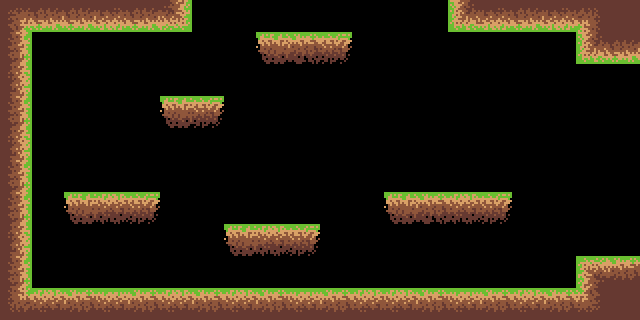

Tiled map render using the project's own tile images. Description and the whole map definition, tile-layer contents included, below:
An orthogonal 20x10 tile map with 32x32 px tiles, 1 tile layer (Tile Layer 1) and 11 objects.

<map version="1.0" orientation="orthogonal" renderorder="right-up" width="20" height="10" tilewidth="32" tileheight="32" nextobjectid="12">
 <tileset firstgid="1" name="ground" tilewidth="32" tileheight="32" tilecount="70" columns="10">
  <image source="../../Tilemaps/ground_sprites.png" width="320" height="224" />
 </tileset>
 <layer name="Tile Layer 1" width="20" height="10">
  <data encoding="csv">
2,3,3,4,5,12,0,0,0,0,0,0,0,0,19,6,7,8,20,70,
21,0,0,0,0,0,0,0,33,34,38,0,0,0,0,0,0,0,19,5,
31,0,0,0,0,0,0,0,0,0,0,0,0,0,0,0,0,0,0,0,
21,0,0,0,0,33,38,0,0,0,0,0,0,0,0,0,0,0,0,0,
31,0,0,0,0,0,0,0,0,0,0,0,0,0,0,0,0,0,0,0,
21,0,0,0,0,0,0,0,0,0,0,0,0,0,0,0,0,0,0,0,
21,0,33,37,38,0,0,0,0,0,0,0,33,34,35,38,0,0,0,0,
31,0,0,0,0,0,0,33,37,38,0,0,0,0,0,0,0,0,0,0,
41,0,0,0,0,0,0,0,0,0,0,0,0,0,0,0,0,0,59,64,
51,63,64,65,66,67,68,63,64,65,66,67,63,64,65,66,67,68,69,70
</data>
 </layer>
 <objectgroup name="Colliders">
  <object id="1" x="32" y="0" width="160" height="32" />
  <object id="2" x="0" y="0" width="32" height="320" />
  <object id="3" x="32" y="288" width="544" height="32" />
  <object id="4" x="576" y="256" width="64" height="64" />
  <object id="5" x="576" y="0" width="64" height="64" />
  <object id="6" x="448" y="0" width="128" height="32" />
  <object id="7" x="256" y="32" width="96" height="32" />
  <object id="8" x="160" y="96" width="64" height="32" />
  <object id="9" x="64" y="192" width="96" height="32" />
  <object id="10" x="224" y="224" width="96" height="32" />
  <object id="11" x="384" y="192" width="128" height="32" />
 </objectgroup>
</map>
